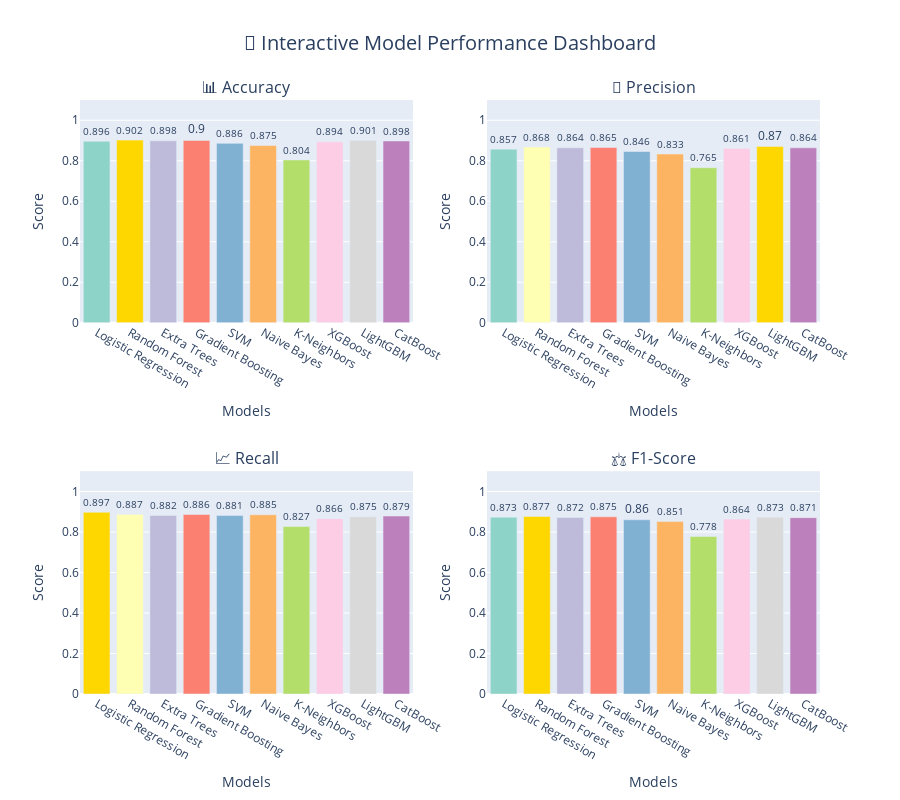

This figure's notebook cell:
### Markdown cell above
## 📊 Section 3: Advanced Visualization Suite

### 3.1 Beautiful Model Comparison Charts

### Code cell
# 🎨 Advanced Visualization Suite for Model Comparison

from sklearn.metrics import roc_curve as sk_roc_curve, auc, precision_recall_curve as sk_precision_recall_curve
import matplotlib.pyplot as plt
import seaborn as sns
import plotly.express as px
import plotly.graph_objects as go
from plotly.subplots import make_subplots
import numpy as np

# Set up beautiful plotting style
plt.style.use('seaborn-v0_8-darkgrid')
sns.set_palette("Set2")

def create_performance_comparison_chart(results_df):
    """
    Create beautiful performance comparison charts
    """
    # 1. Multi-metric comparison
    fig, axes = plt.subplots(2, 2, figsize=(20, 16))
    fig.suptitle('🎯 Comprehensive Model Performance Comparison', fontsize=20, fontweight='bold', y=0.98)
    
    metrics = ['Accuracy', 'Precision', 'Recall', 'F1_Score']
    titles = ['📊 Accuracy', '🎯 Precision', '📈 Recall', '⚖️ F1-Score']
    
    for i, (metric, title) in enumerate(zip(metrics, titles)):
        ax = axes[i//2, i%2]
        
        # Create bar plot
        bars = ax.bar(range(len(results_df)), results_df[metric], 
                     color=sns.color_palette("husl", len(results_df)))
        
        # Customize
        ax.set_title(title, fontsize=16, fontweight='bold', pad=20)
        ax.set_xlabel('Models', fontsize=12, fontweight='bold')
        ax.set_ylabel(metric, fontsize=12, fontweight='bold')
        ax.set_xticks(range(len(results_df)))
        ax.set_xticklabels(results_df['Model'], rotation=45, ha='right')
        ax.grid(axis='y', alpha=0.3)
        ax.set_ylim(0, 1.1)
        
        # Add value labels on bars
        for j, (bar, value) in enumerate(zip(bars, results_df[metric])):
            height = bar.get_height()
            ax.text(bar.get_x() + bar.get_width()/2., height + 0.01,
                   f'{value:.3f}', ha='center', va='bottom', fontweight='bold')
        
        # Highlight best performer
        best_idx = results_df[metric].idxmax()
        bars[best_idx].set_color('gold')
        bars[best_idx].set_edgecolor('black')
        bars[best_idx].set_linewidth(2)
    
    plt.tight_layout()
    plt.show()
    
    # 2. Interactive Plotly visualization
    fig_plotly = make_subplots(
        rows=2, cols=2,
        subplot_titles=['📊 Accuracy', '🎯 Precision', '📈 Recall', '⚖️ F1-Score'],
        specs=[[{'type': 'bar'}]*2, [{'type': 'bar'}]*2]
    )
    
    colors = px.colors.qualitative.Set3
    
    for i, (metric, title) in enumerate(zip(metrics, titles)):
        row = (i // 2) + 1
        col = (i % 2) + 1
        
        # Find best performer
        best_idx = results_df[metric].idxmax()
        bar_colors = [colors[j % len(colors)] if j != best_idx else 'gold' 
                     for j in range(len(results_df))]
        
        fig_plotly.add_trace(
            go.Bar(
                x=results_df['Model'],
                y=results_df[metric],
                name=metric,
                marker_color=bar_colors,
                text=results_df[metric].round(3),
                textposition='outside',
                showlegend=False
            ),
            row=row, col=col
        )
    
    fig_plotly.update_layout(
        title_text="🎯 Interactive Model Performance Dashboard",
        title_x=0.5,
        title_font_size=20,
        height=800,
        showlegend=False
    )
    
    fig_plotly.update_xaxes(title_text="Models")
    fig_plotly.update_yaxes(title_text="Score", range=[0, 1.1])
    
    fig_plotly.show()

def create_roc_curves(model_results, strategy_name):
    """
    Create beautiful ROC curves for all models
    """
    plt.figure(figsize=(16, 12))
    
    # Plot ROC curves
    colors = sns.color_palette("husl", len(model_results))
    
    for i, (model_name, metrics) in enumerate(model_results.items()):
        y_test = metrics['y_test']
        y_pred_proba = metrics['y_pred_proba']
        
        # Handle different number of classes
        if len(np.unique(y_test)) == 2:
            # Binary classification
            fpr, tpr, _ = sk_roc_curve(y_test, y_pred_proba[:, 1])
            roc_auc = auc(fpr, tpr)
            
            plt.plot(fpr, tpr, color=colors[i], lw=3,
                    label=f'{model_name} (AUC = {roc_auc:.3f})')
        else:
            # Multi-class - use one-vs-rest approach
            from sklearn.preprocessing import label_binarize
            
            # Binarize the output
            y_test_bin = label_binarize(y_test, classes=np.unique(y_test))
            n_classes = y_test_bin.shape[1]
            
            # Compute ROC curve and ROC area for each class
            fpr = dict()
            tpr = dict()
            roc_auc = dict()
            
            for class_idx in range(n_classes):
                fpr[class_idx], tpr[class_idx], _ = sk_roc_curve(y_test_bin[:, class_idx], 
                                                               y_pred_proba[:, class_idx])
                roc_auc[class_idx] = auc(fpr[class_idx], tpr[class_idx])
            
            # Compute micro-average ROC curve and ROC area
            fpr["micro"], tpr["micro"], _ = sk_roc_curve(y_test_bin.ravel(), 
                                                       y_pred_proba.ravel())
            roc_auc["micro"] = auc(fpr["micro"], tpr["micro"])
            
            plt.plot(fpr["micro"], tpr["micro"], color=colors[i], lw=3,
                    label=f'{model_name} (Micro-avg AUC = {roc_auc["micro"]:.3f})')
    
    # Plot diagonal line
    plt.plot([0, 1], [0, 1], 'k--', lw=2, alpha=0.5, label='Random Classifier')
    
    # Customize plot
    plt.xlim([0.0, 1.0])
    plt.ylim([0.0, 1.05])
    plt.xlabel('False Positive Rate', fontsize=14, fontweight='bold')
    plt.ylabel('True Positive Rate', fontsize=14, fontweight='bold')
    plt.title(f'🎯 ROC Curves Comparison - {strategy_name.upper()}', 
              fontsize=18, fontweight='bold', pad=20)
    plt.legend(loc="lower right", fontsize=12)
    plt.grid(alpha=0.3)
    
    # Add text box with summary
    best_model = max(model_results.keys(), 
                    key=lambda x: model_results[x]['f1_score'])
    textstr = f'🏆 Best Model: {best_model}\\nF1-Score: {model_results[best_model]["f1_score"]:.3f}'
    props = dict(boxstyle='round', facecolor='wheat', alpha=0.8)
    plt.text(0.02, 0.98, textstr, transform=plt.gca().transAxes, fontsize=12,
             verticalalignment='top', bbox=props)
    
    plt.tight_layout()
    plt.show()

def create_confusion_matrices(model_results, strategy_name):
    """
    Create beautiful confusion matrix heatmaps
    """
    n_models = len(model_results)
    cols = 3
    rows = (n_models + cols - 1) // cols
    
    fig, axes = plt.subplots(rows, cols, figsize=(20, 6*rows))
    fig.suptitle(f'🎯 Confusion Matrices - {strategy_name.upper()}', 
                 fontsize=20, fontweight='bold', y=0.98)
    
    if rows == 1:
        axes = axes.reshape(1, -1)
    
    for i, (model_name, metrics) in enumerate(model_results.items()):
        row = i // cols
        col = i % cols
        
        if rows > 1:
            ax = axes[row, col]
        else:
            ax = axes[col]
        
        cm = metrics['confusion_matrix']
        
        # Create heatmap
        sns.heatmap(cm, annot=True, fmt='d', cmap='Blues', ax=ax,
                   cbar_kws={'label': 'Count'})
        
        ax.set_title(f'{model_name}', fontsize=14, fontweight='bold')
        ax.set_xlabel('Predicted Label', fontsize=12)
        ax.set_ylabel('True Label', fontsize=12)
        
        # Add accuracy text
        accuracy = metrics['accuracy']
        ax.text(0.5, -0.1, f'Accuracy: {accuracy:.3f}', 
               transform=ax.transAxes, ha='center', fontweight='bold')
    
    # Hide unused subplots
    for i in range(n_models, rows * cols):
        row = i // cols
        col = i % cols
        if rows > 1:
            axes[row, col].set_visible(False)
        else:
            axes[col].set_visible(False)
    
    plt.tight_layout()
    plt.show()

def create_precision_recall_curves(model_results, strategy_name):
    """
    Create precision-recall curves
    """
    plt.figure(figsize=(16, 12))
    
    colors = sns.color_palette("husl", len(model_results))
    
    for i, (model_name, metrics) in enumerate(model_results.items()):
        y_test = metrics['y_test']
        y_pred_proba = metrics['y_pred_proba']
        
        if len(np.unique(y_test)) == 2:
            # Binary classification
            precision, recall, _ = sk_precision_recall_curve(y_test, y_pred_proba[:, 1])
            pr_auc = auc(recall, precision)
            
            plt.plot(recall, precision, color=colors[i], lw=3,
                    label=f'{model_name} (AUC = {pr_auc:.3f})')
    
    plt.xlabel('Recall', fontsize=14, fontweight='bold')
    plt.ylabel('Precision', fontsize=14, fontweight='bold')
    plt.title(f'🎯 Precision-Recall Curves - {strategy_name.upper()}', 
              fontsize=18, fontweight='bold', pad=20)
    plt.legend(loc="lower left", fontsize=12)
    plt.grid(alpha=0.3)
    plt.tight_layout()
    plt.show()

# Generate visualizations for trained models
if model_results and results_summary_df is not None:
    print("🎨 Creating beautiful visualizations...")
    
    # 1. Performance comparison
    print("📊 Creating performance comparison charts...")
    create_performance_comparison_chart(results_summary_df)
    
    # 2. ROC curves for each strategy
    for strategy_name, strategy_results in model_results.items():
        print(f"📈 Creating ROC curves for {strategy_name}...")
        create_roc_curves(strategy_results, strategy_name)
        
        print(f"🎯 Creating confusion matrices for {strategy_name}...")
        create_confusion_matrices(strategy_results, strategy_name)
        
        print(f"📊 Creating precision-recall curves for {strategy_name}...")
        create_precision_recall_curves(strategy_results, strategy_name)
    
    print("✅ All visualizations created successfully!")
else:
    print("❌ No model results available for visualization")

### Figure 1 — Plotly figure (JSON) as saved in the notebook; plotly's stock layout.template omitted (floating-point values rounded to 4 significant figures)
{"data": [{"marker": {"color": ["rgb(141,211,199)", "gold", "rgb(190,186,218)", "rgb(251,128,114)", "rgb(128,177,211)", "rgb(253,180,98)", "rgb(179,222,105)", "rgb(252,205,229)", "rgb(217,217,217)", "rgb(188,128,189)"]}, "name": "Accuracy", "showlegend": false, "text": [0.896, 0.902, 0.898, 0.9, 0.886, 0.875, 0.804, 0.894, 0.901, 0.898], "textposition": "outside", "type": "bar", "x": ["Logistic Regression", "Random Forest", "Extra Trees", "Gradient Boosting", "SVM", "Naive Bayes", "K-Neighbors", "XGBoost", "LightGBM", "CatBoost"], "xaxis": "x", "y": [0.896, 0.902, 0.8984, 0.9002, 0.8859, 0.8752, 0.8039, 0.8936, 0.9008, 0.8978], "yaxis": "y"}, {"marker": {"color": ["rgb(141,211,199)", "rgb(255,255,179)", "rgb(190,186,218)", "rgb(251,128,114)", "rgb(128,177,211)", "rgb(253,180,98)", "rgb(179,222,105)", "rgb(252,205,229)", "gold", "rgb(188,128,189)"]}, "name": "Precision", "showlegend": false, "text": [0.857, 0.868, 0.864, 0.865, 0.846, 0.833, 0.765, 0.861, 0.87, 0.864], "textposition": "outside", "type": "bar", "x": ["Logistic Regression", "Random Forest", "Extra Trees", "Gradient Boosting", "SVM", "Naive Bayes", "K-Neighbors", "XGBoost", "LightGBM", "CatBoost"], "xaxis": "x2", "y": [0.8571, 0.868, 0.8638, 0.8653, 0.8457, 0.8333, 0.7654, 0.8613, 0.8704, 0.8637], "yaxis": "y2"}, {"marker": {"color": ["gold", "rgb(255,255,179)", "rgb(190,186,218)", "rgb(251,128,114)", "rgb(128,177,211)", "rgb(253,180,98)", "rgb(179,222,105)", "rgb(252,205,229)", "rgb(217,217,217)", "rgb(188,128,189)"]}, "name": "Recall", "showlegend": false, "text": [0.897, 0.887, 0.882, 0.886, 0.881, 0.885, 0.827, 0.866, 0.875, 0.879], "textposition": "outside", "type": "bar", "x": ["Logistic Regression", "Random Forest", "Extra Trees", "Gradient Boosting", "SVM", "Naive Bayes", "K-Neighbors", "XGBoost", "LightGBM", "CatBoost"], "xaxis": "x3", "y": [0.8974, 0.8869, 0.8816, 0.8864, 0.8811, 0.8848, 0.827, 0.866, 0.8752, 0.879], "yaxis": "y3"}, {"marker": {"color": ["rgb(141,211,199)", "gold", "rgb(190,186,218)", "rgb(251,128,114)", "rgb(128,177,211)", "rgb(253,180,98)", "rgb(179,222,105)", "rgb(252,205,229)", "rgb(217,217,217)", "rgb(188,128,189)"]}, "name": "F1_Score", "showlegend": false, "text": [0.873, 0.877, 0.872, 0.875, 0.86, 0.851, 0.778, 0.864, 0.873, 0.871], "textposition": "outside", "type": "bar", "x": ["Logistic Regression", "Random Forest", "Extra Trees", "Gradient Boosting", "SVM", "Naive Bayes", "K-Neighbors", "XGBoost", "LightGBM", "CatBoost"], "xaxis": "x4", "y": [0.8734, 0.8767, 0.872, 0.8749, 0.8603, 0.8515, 0.7776, 0.8636, 0.8727, 0.8708], "yaxis": "y4"}], "layout": {"annotations": [{"font": {"size": 16}, "showarrow": false, "text": "📊 Accuracy", "x": 0.225, "xanchor": "center", "xref": "paper", "y": 1, "yanchor": "bottom", "yref": "paper"}, {"font": {"size": 16}, "showarrow": false, "text": "🎯 Precision", "x": 0.775, "xanchor": "center", "xref": "paper", "y": 1, "yanchor": "bottom", "yref": "paper"}, {"font": {"size": 16}, "showarrow": false, "text": "📈 Recall", "x": 0.225, "xanchor": "center", "xref": "paper", "y": 0.375, "yanchor": "bottom", "yref": "paper"}, {"font": {"size": 16}, "showarrow": false, "text": "⚖️ F1-Score", "x": 0.775, "xanchor": "center", "xref": "paper", "y": 0.375, "yanchor": "bottom", "yref": "paper"}], "height": 800, "showlegend": false, "title": {"font": {"size": 20}, "text": "🎯 Interactive Model Performance Dashboard", "x": 0.5}, "xaxis": {"anchor": "y", "domain": [0, 0.45], "title": {"text": "Models"}}, "xaxis2": {"anchor": "y2", "domain": [0.55, 1], "title": {"text": "Models"}}, "xaxis3": {"anchor": "y3", "domain": [0, 0.45], "title": {"text": "Models"}}, "xaxis4": {"anchor": "y4", "domain": [0.55, 1], "title": {"text": "Models"}}, "yaxis": {"anchor": "x", "domain": [0.625, 1], "range": [0, 1.1], "title": {"text": "Score"}}, "yaxis2": {"anchor": "x2", "domain": [0.625, 1], "range": [0, 1.1], "title": {"text": "Score"}}, "yaxis3": {"anchor": "x3", "domain": [0, 0.375], "range": [0, 1.1], "title": {"text": "Score"}}, "yaxis4": {"anchor": "x4", "domain": [0, 0.375], "range": [0, 1.1], "title": {"text": "Score"}}}}
